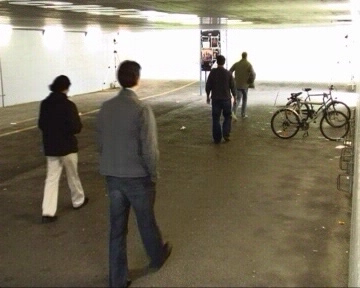
//> input picture src/imagenes/image0292.png, 360 x 288 px
$ ./detectorPeople   (built with g++ and OpenCV 4)
//> lines starting //> are read from the running program, lines starting //| are printed output that depends on the picture; after the words box and inside, x2 and y2 are one past the last pixel; in counts of white or black regions, pixels touching at a corner belong together
### src/Persona.hpp
#ifndef PERSONA_H
#define PERSONA_H

#include <opencv2/objdetect.hpp>
#include <opencv2/highgui.hpp>
#include <opencv2/imgproc.hpp>
#include <opencv2/videoio.hpp>

class Persona
{
private:
    int xComienzo;
    int yComienzo;
    int xFin;
    int yFin;
    int xCentro;
    int yCentro;
public:
    Persona(cv::Rect&);

    int getXComienzo();
    int getYComienzo();
    int getXFin();
    int getYFin();
    int getXCentro();
    int getYCentro();
};

#endif

### src/Detector.hpp
#ifndef DETECTOR_H
#define DETECTOR_H

#include <opencv2/objdetect.hpp>
#include <opencv2/highgui.hpp>
#include <opencv2/imgproc.hpp>
#include <opencv2/videoio.hpp>

#include <iostream>
#include <iomanip>

#include "Persona.hpp"


using namespace cv;
using namespace std;


class Detector
{
private:
    enum Mode { Default, Daimler } m;
    HOGDescriptor hog, hog_d;
public:
    Detector() : m(Default), hog(), hog_d(Size(48, 96), Size(16, 16), Size(8, 8), Size(8, 8), 9){
        hog.setSVMDetector(HOGDescriptor::getDefaultPeopleDetector());
        hog_d.setSVMDetector(HOGDescriptor::getDaimlerPeopleDetector());
    }

    void toggleMode();

    string modeName() const;

    vector<Persona> detect(InputArray img);

    void adjustRect(Rect & r) const;
};

#endif

### src/Persona.cpp
#include "Persona.hpp"

Persona::Persona(cv::Rect &r){
    xComienzo = r.x;
    yComienzo = r.y;
    xFin = r.x + r.width;
    yFin = r.y + r.height;
    xCentro = r.x + ((float)r.width/2.0);
    yCentro = r.y + ((float)r.height/2.0);;
}

int Persona::getXComienzo(){
    return xComienzo;
}

int Persona::getYComienzo(){
    return yComienzo;
}

int Persona::getXFin(){
    return xFin;
}

int Persona::getYFin(){
    return yFin;
}

int Persona::getXCentro(){
    return xCentro;
}

int Persona::getYCentro(){
    return yCentro;
}

### src/Detector.cpp
#include <opencv2/objdetect.hpp>
#include <opencv2/highgui.hpp>
#include <opencv2/imgproc.hpp>
#include <opencv2/videoio.hpp>

#include <iostream>
#include <iomanip>

using namespace cv;
using namespace std;


#include "Detector.hpp"

void Detector::toggleMode() { m = (m == Default ? Daimler : Default); }

string Detector::modeName() const { return (m == Default ? "Default" : "Daimler"); }

vector<Persona> Detector::detect(InputArray img){
        // Run the detector with default parameters. to get a higher hit-rate
        // (and more false alarms, respectively), decrease the hitThreshold and
        // groupThreshold (set groupThreshold to 0 to turn off the grouping completely).
        vector<Rect> found;
        if (m == Default)
            hog.detectMultiScale(img, found, 0, Size(2,2), Size(4,4), 1.05, 2, false);
        else if (m == Daimler)
            hog_d.detectMultiScale(img, found, 1, Size(2,2), Size(4,4), 1.05, 3, true);

        // Convertir un objeto Rect a un objeto persona
        vector<Persona> personas;

        for (vector<Rect>::iterator i = found.begin(); i != found.end(); ++i){
            Rect &r = *i;
            Persona p(r);
            personas.push_back(p);
        }

        return personas;
}

// [8 lines left out: function adjustRect, not called in this run]

### src/detectorPeople.cpp
// This file is part of OpenCV project.
// It is subject to the license terms in the LICENSE file found in the top-level directory
// of this distribution and at http://opencv.org/license.html

#include <opencv2/objdetect.hpp>
#include <opencv2/highgui.hpp>
#include <opencv2/imgproc.hpp>
#include <opencv2/videoio.hpp>

#include <iostream>
#include <iomanip>

#include "Detector.hpp"
#include "Persona.hpp"

using namespace cv;
using namespace std;

int main(int argc, char** argv)
{

    Detector detector;
    Mat imagen;
    imagen = imread("C:/Users/nico_/OneDrive/Escritorio/proyecto/ED22-01-Collinao-Vega/src/imagenes/image0292.png");
//> imagen is the input picture: 288 rows x 360 cols, CV_8UC3; mean B, G, R 105.1, 122.9, 130.5
    detector.toggleMode();
    cout << detector.modeName() << endl;

    vector<Persona> found = detector.detect(imagen);
//> in detect, `hog_d.detectMultiScale(img, found, 1, Size(2,2), Size(4,4), 1.05, 3, t..`: found = 3 Rects (x, y, width, height): [13, 51, 91, 182], [190, 38, 58, 116], [65, 40, 125, 248]
//> the loop in detect, `for (vector<Rect>::iterator i = found.begin(); i != found.end(); ++i)` made 3 passes
//> (r, xComienzo in Persona, yComienzo in Persona, xFin in Persona, yFin in Persona, xCentro in Persona, yCentro in Persona) on passes 1 to 3: (Rect(13, 51, 91, 182), 13, 51, 104, 233, 58, 142), (Rect(190, 38, 58, 116), 190, 38, 248, 154, 219, 96), (Rect(65, 40, 125, 248), 65, 40, 190, 288, 127, 164)
//> found = 3 items
    for (vector<Persona>::iterator i = found.begin(); i != found.end(); ++i)
    {
        Persona &p = *i;
        cout << "(" << p.getXComienzo() << ", " << p.getYComienzo() << ")" << endl;
        //detector.adjustRect(r);
        rectangle(imagen, cv::Point(p.getXComienzo(), p.getYComienzo()), cv::Point(p.getXFin(), p.getYFin()), cv::Scalar(0, 255, 0), 2);
        circle(imagen, cv::Point(p.getXCentro(), p.getYCentro()), 3, cv::Scalar(0, 0, 255), 3);
        circle(imagen, cv::Point(p.getXComienzo(), p.getYComienzo()), 3, cv::Scalar(255, 0, 255), 2);
        circle(imagen, cv::Point(p.getXFin(), p.getYFin()), 3, cv::Scalar(0, 255, 255), 2);
    }
//> this loop made 3 passes
//| (13, 51)
//| (190, 38)
//| (65, 40)
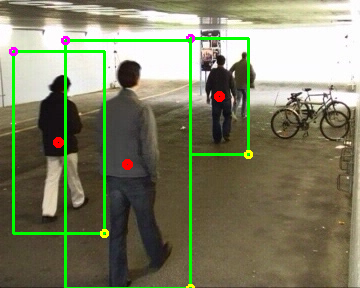
//> imagen: 288 rows x 360 cols, CV_8UC3; 4.62% of pixels changed, all inside (x1, y1, x2, y2) = (9, 34, 253, 288)

    imshow("People detector", imagen);
    waitKey(0);

    return 0;
}

$ run again, with src/imagenes/image1679.png copied over src/imagenes/image0292.png
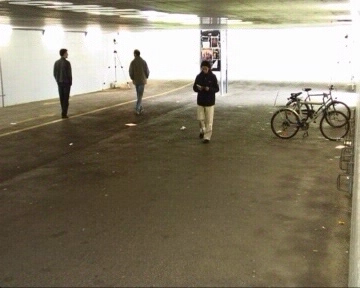
//> input picture src/imagenes/image1679.png, 360 x 288 px
//> imagen is the input picture: 288 rows x 360 cols, CV_8UC3; mean B, G, R 107.5, 127.8, 136.6
//> in detect, `hog_d.detectMultiScale(img, found, 1, Size(2,2), Size(4,4), 1.05, 3, t..`: found = 3 Rects (x, y, width, height): [112, 35, 50, 101], [38, 34, 50, 100], [180, 41, 55, 110]
//> the loop in detect, `for (vector<Rect>::iterator i = found.begin(); i != found.end(); ++i)` made 3 passes
//> (r, xComienzo in Persona, yComienzo in Persona, xFin in Persona, yFin in Persona, xCentro in Persona, yCentro in Persona) on passes 1 to 3: (Rect(112, 35, 50, 101), 112, 35, 162, 136, 137, 85), (Rect(38, 34, 50, 100), 38, 34, 88, 134, 63, 84), (Rect(180, 41, 55, 110), 180, 41, 235, 151, 207, 96)
//> `vector<Persona> found = detector.detect(imagen);`: found = 3 items
//> the loop `for (vector<Persona>::iterator i = found.begin(); i != found.end(); ++i)` made 3 passes
//| (112, 35)
//| (38, 34)
//| (180, 41)
//> after the loop `for (vector<Persona>::iterator i = found.begin(); i != found.end(); ++i)`:
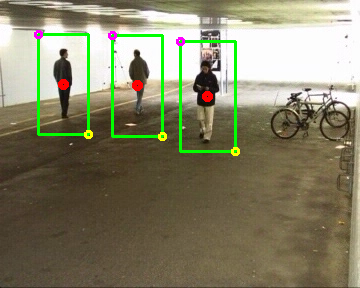
//> imagen: 288 rows x 360 cols, CV_8UC3; 3.2% of pixels changed, all inside (x1, y1, x2, y2) = (34, 30, 240, 156)
